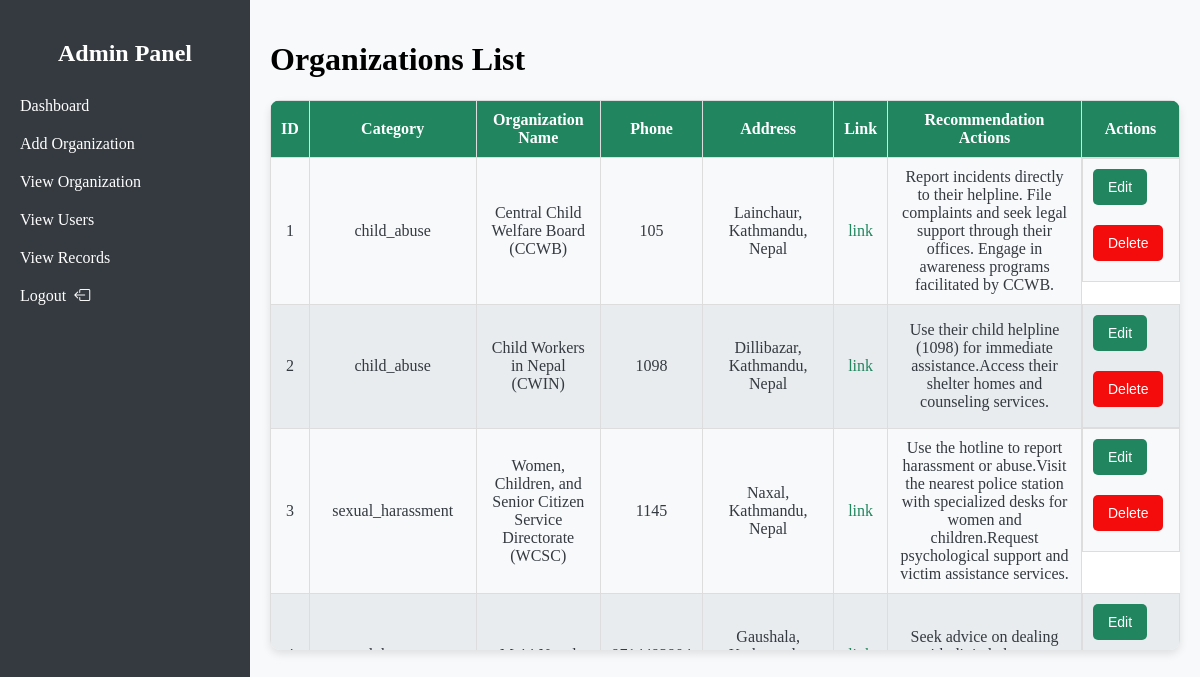
The page /admin/view-organization.php (signed in) on the database its author committed.
### tables this page shows
CREATE TABLE `organization_list` (
  `ol_id` int(11) NOT NULL,
  `category` varchar(255) NOT NULL,
  `organization_name` varchar(255) NOT NULL,
  `phone` varchar(15) DEFAULT NULL,
  `address` text,
  `link` varchar(255) DEFAULT NULL,
  `recommended_action` text
);

### admin/view-organization.php (the view, shortened to what this page needs)
<?php
include "../database/db.php";
$sql = "SELECT category, organization_name, phone, address, link, recommended_action FROM organization_list";
$result = $conn->query($sql);
?>
<link rel="stylesheet" href="../css/view-orgn.css">
<?php include "admin_navbar.php"; ?>
<div class="content">
    <h1 class="text-center my-4">Organizations List</h1>
    <div class="table-container">
        <table class="table table-bordered">
            <thead>
                <tr>
                    <th>ID</th>
                    <th>Category</th>
                    <th>Organization Name</th>
                    <th>Phone</th>
                    <th>Address</th>
                    <th>Link</th>
                    <th>Recommendation Actions</th>
                    <th>Actions</th>
                </tr>
            </thead>
            <tbody>
                <?php
                $idCounter = 1;
                if ($result->num_rows > 0) {
                    while ($row = $result->fetch_assoc()) {
                        $phone = $row["phone"];
                        echo "<tr>";
                        echo "<td>" . $idCounter++ . "</td>";
                        echo "<td>" . $row["category"] . "</td>";
                        echo "<td>" . $row["organization_name"] . "</td>";
                        echo "<td>" . $row["phone"] . "</td>";
                        echo "<td>" . $row["address"] . "</td>";
                        echo "<td><a href='" . $row["link"] . "' target='_blank'> link </a></td>";
                        echo "<td>" . $row["recommended_action"] . "</td>";
                        echo "<td class='action-buttons'>
                        <a href='editform.php?phone=$phone'>
                            <button class='action-btn edit-btn'>Edit</button>
                        </a>
                        <a href='delete.php?phone=$phone'>
                            <button class='action-btn delete-btn'>Delete</button>
                        </a>
                        </td>";
                        echo "</tr>";
                    }
                } else {
                    echo "<tr><td colspan='8'>No data available</td></tr>";
                }
                ?>
            </tbody>
        </table>
    </div>
</div>

### admin/admin_navbar.php (shortened to what this page needs)
<!DOCTYPE html>
<html lang="en">
<head>
  <link
    rel="stylesheet"
    href="https://cdnjs.cloudflare.com/ajax/libs/bootstrap-icons/1.5.0/font/bootstrap-icons.min.css" />
  <link rel="stylesheet" href="../css/admin_navbar.css">
</head>
<body>
  <div class="sidebar">
    <h2>Admin Panel</h2>
    <a href="admin_dashboard.php">Dashboard</a>
    <a href="addform.php">Add Organization</a>
    <a href="view-organization.php">View Organization</a>
    <a href="view-user.php">View Users</a>
    <a href="view-records.php">View Records</a>
    <a class="dropdown-item" href="../logout.php" style="text-align: left">
      Logout&nbsp;&nbsp;<i class="bi bi-box-arrow-left"></i>
    </a>
  </div>

### css/view-orgn.css (style rules this page uses)
.table-container { background-color: white; border-radius: 10px; box-shadow: 0 4px 8px rgba(0, 0, 0, 0.1); }
.table { width: 70%; border-collapse: collapse; }
.table th, .table td { padding: 12px; text-align: center; border: 1px solid #dee2e6; }
.table th { background-color: #21865f; color: white; font-weight: bold; }
.table td { background-color: #f8f9fa; color: #343a40; }
.table tr:nth-child(even) td { background-color: #e9ecef; }
.table td a { color: #21865f; text-decoration: none; }
.action-buttons { display: flex; justify-content: center; gap: 10px; }
.action-btn { padding: 8px 15px; border-radius: 5px; color: white; border: none; cursor: pointer; transition: background-color 0.3s ease; }
.delete-btn { background-color: #dc3545; }
.edit-btn { background-color: #28a745; }
.table-container { width: 100%; height: 550px; overflow: auto; }
.table { width: 100%; border-collapse: collapse; }
.table th, .table td { padding: 10px; border: 1px solid #ddd; }
.action-buttons a { margin-right: 5px; }
body { overflow: hidden; }
.content { width: 70%; margin: 0; padding: 0; }
.action-buttons { display: flex; flex-direction: column; align-items: flex-start; }
.action-btn { width: 100%; padding: 10px 15px; font-size: 14px; cursor: pointer; margin-bottom: 10px; border: none; box-sizing: border-box; }
.delete-btn { background-color: rgb(244, 12, 12); color: white; }
.edit-btn { background-color: #21865f; color: white; }

### css/admin_navbar.css (style rules this page uses)
body { display: flex; margin: 0; height: 100vh; background-color: #f8f9fa; }
.sidebar { width: 250px; background-color: #343a40; color: #fff; padding: 20px 0; display: flex; flex-direction: column; }
.sidebar a { color: #fff; text-decoration: none; padding: 10px 20px; display: block; }
.sidebar h2 { text-align: center; font-size: 1.5rem; margin-bottom: 20px; }
.content { flex: 1; padding: 20px; }

### rows shown on the page
organization_list: category "child_abuse", organization_name "Central Child Welfare Board (CCWB)", phone "105", address "Lainchaur, Kathmandu, Nepal", recommended_action "Report incidents directly to their helpline. File complaints and seek legal support through their offices. Engage in awareness programs facilitated by CCWB."
organization_list: category "child_abuse", organization_name "Child Workers in Nepal (CWIN)", phone "1098", address "Dillibazar, Kathmandu, Nepal", recommended_action "Use their child helpline (1098) for immediate assistance.Access their shelter homes and counseling services."
organization_list: category "sexual_harassment", organization_name "Women, Children, and Senior Citizen Service Directorate (WCSC)", phone "1145", address "Naxal, Kathmandu, Nepal", recommended_action "Use the hotline to report harassment or abuse.Visit the nearest police station with specialized desks for women and children.Request psychological support and victim assistance services."
organization_list: address "Gaushala,…", recommended_action "Seek advice on dealing…"
